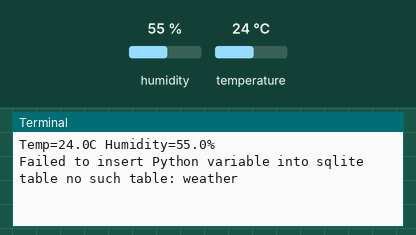
This program was run on a simulated Raspberry Pi (BCM pin numbers). Parts: the last lines printed to the terminal. The test bench sets the inputs (shaded band); at power-on: humidity 55 %, temperature 24 °C. The clock reads 2024-03-15 10:24:30 at power-on unless the program sets it; files the program writes start out absent.

Above: at 1.2 s.
1.3 s: humidity set to 22 %
At 11.8 s:
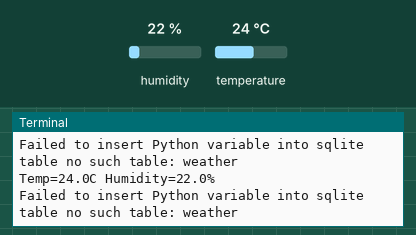
12.0 s: temperature set to 12 °C
At 22.3 s:
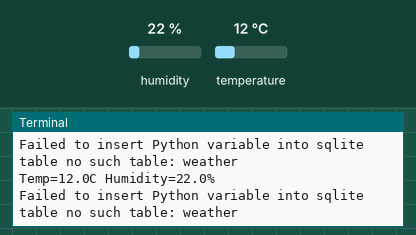
22.7 s: humidity set to 40 %
At 32.6 s:
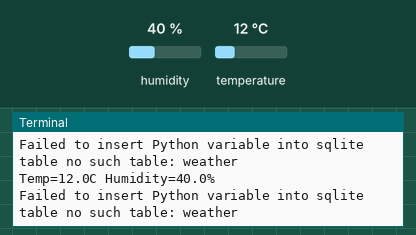
Timing chart, 0 to 34.1 s (numbered marks = the images above; inputs shaded):
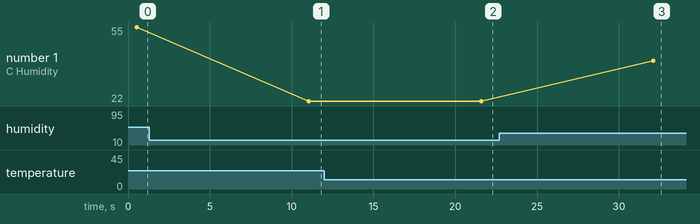

The program:

dht11Sensor.py
```python
import Adafruit_DHT
import sqlite3
import time
from datetime import datetime

dhtSensor = Adafruit_DHT.DHT11
dhtPin = 4


def insertReadingFromSensor(temp, humidityInfo, dateInfo):
    try:
        sqliteConnection = sqlite3.connect('myDB.db')
        cursor = sqliteConnection.cursor()
        # print("Connected to SQLite")

        sqliteInsert = """INSERT INTO weather
                          (temperature, humidity, date)
                          VALUES (?, ?, ?);"""

        data_tuple = (temp, humidityInfo, dateInfo)
        cursor.execute(sqliteInsert, data_tuple)
        sqliteConnection.commit()
        # print("Python Variables inserted successfully into weather table")

        cursor.close()
    except sqlite3.Error as error:
        print("Failed to insert Python variable into sqlite table", error)
    finally:
        if sqliteConnection:
            sqliteConnection.close()
            # print("The SQLite connection is closed")


while True:
    humidity, temperature = Adafruit_DHT.read(dhtSensor, dhtPin)
    now = datetime.now()
    dt_string = now.strftime("%d-%m-%Y %H:%M:%S")
    if humidity is not None and temperature is not None:
        print("Temp={0:0.1f}C Humidity={1:0.1f}%".format(temperature, humidity))
        insertReadingFromSensor(temperature, humidity, dt_string)
    else:
        print("Sensor failure. Check wiring.")
    time.sleep(10)
```

Measured:
- after the input at 1.3 s, the terminal: prints a new line after 9.8 s (image 1)
- after the input at 12.0 s, the terminal: prints a new line after 9.6 s (image 2)
- after the input at 22.7 s, the terminal: prints a new line after 9.4 s (image 3)
- plotted number 1: 55 → 22 after the input at 1.3 s, 22 → 40 after the input at 22.7 s
